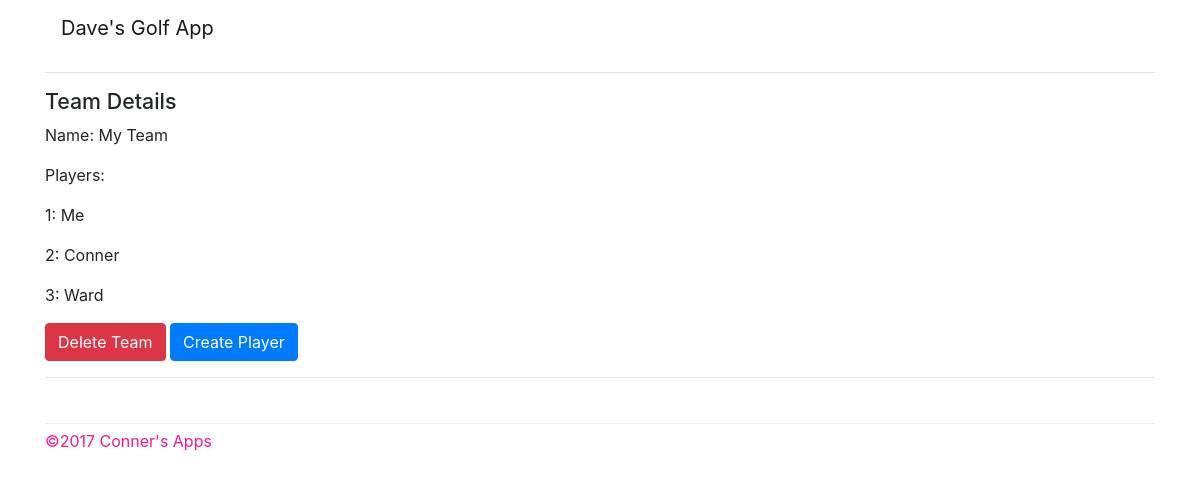
Before: /teams/1/ with the older database file.
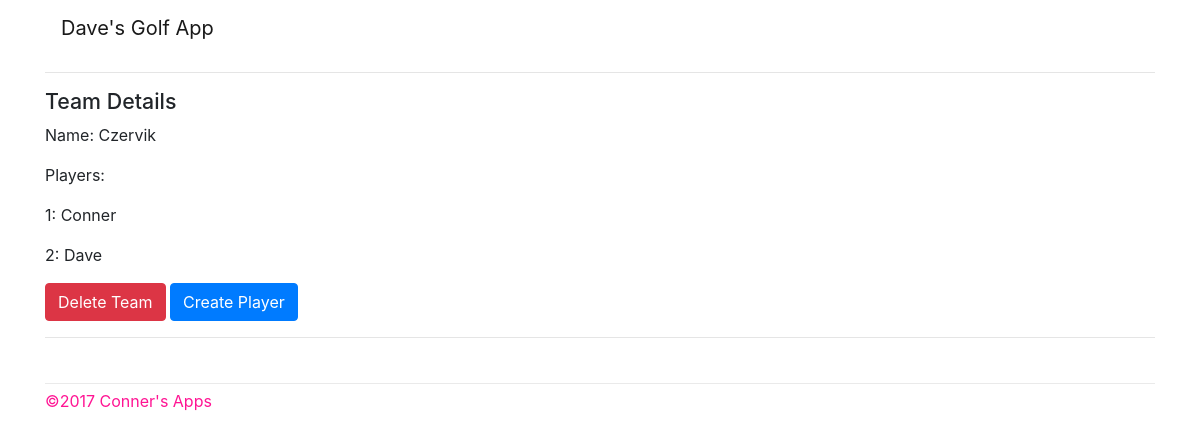
After: the same page with the newer database file.
### golf/models.py (models this page shows, shortened)
class Team(models.Model):
    name = models.CharField(max_length=50, unique=True)

class Player(models.Model):
    name = models.CharField(max_length=50, unique=True)
    handicap = models.IntegerField()
    team = models.ForeignKey('Team', on_delete=models.CASCADE)

### golf/teams/views.py (the view)
# urls.py: url(r'^(?P<pk>\d+)/$', views.detail, name="detail"),
def detail(request, pk, **kwargs):
    team = get_object_or_404(Team, pk=pk)
    players = team.player_set.all().order_by('handicap')
    return render(request, 'golf/teams/detail.html',
            {
                'team': team,
                'players': players,
            }
        )

### golf/templates/golf/teams/detail.html
{% extends 'layout.html' %}
{% block content %}
  <h2>
      {% block pagetitle %}
      Team Details
      {% endblock %}
  </h2>
  <p>Name: {{ team.name }}</p>
  <p>Players: </p>
  {% for player in players%}
  <p>{{ forloop.counter }}: {{ player.name }}</p>
  {% empty %}
  <p>No players at this time</p>
  {% endfor %}
  <a role="button" class="btn btn-danger confirm-delete"
    href="{% url 'golf:teams:delete' team.pk %}">Delete Team</a>
  <a role="button" class="btn btn-primary confirm-delete"
    href="{% url 'golf:player:create' %}">Create Player</a>
{% endblock %}

Changed rows visible on the page:
no longer on this page (row edited): Player: name "Me"
no longer on this page (row edited): Player: name "Ward"
changed Team: name "My Team" → "Czervik"
now on this page (row edited): Player: name "Dave"
